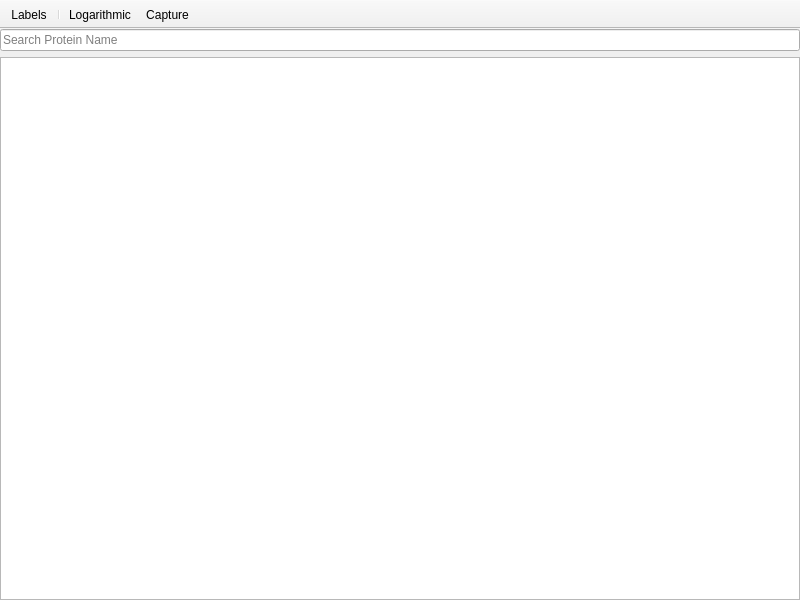
<?xml version="1.0" encoding="UTF-8"?>
<ui version="4.0">
 <class>ProfileTab</class>
 <widget class="QMainWindow" name="ProfileTab">
  <property name="geometry">
   <rect>
    <x>0</x>
    <y>0</y>
    <width>800</width>
    <height>600</height>
   </rect>
  </property>
  <property name="windowTitle">
   <string>MainWindow</string>
  </property>
  <widget class="QWidget" name="centralwidget">
   <layout class="QVBoxLayout" name="verticalLayout">
    <property name="leftMargin">
     <number>0</number>
    </property>
    <property name="topMargin">
     <number>0</number>
    </property>
    <property name="rightMargin">
     <number>0</number>
    </property>
    <property name="bottomMargin">
     <number>0</number>
    </property>
    <item>
     <widget class="QWidget" name="proteinBox" native="true">
      <layout class="QHBoxLayout" name="horizontalLayout">
       <property name="leftMargin">
        <number>0</number>
       </property>
       <property name="topMargin">
        <number>0</number>
       </property>
       <property name="rightMargin">
        <number>0</number>
       </property>
       <property name="bottomMargin">
        <number>0</number>
       </property>
       <item>
        <widget class="QLineEdit" name="protSearch">
         <property name="sizePolicy">
          <sizepolicy hsizetype="Preferred" vsizetype="Fixed">
           <horstretch>0</horstretch>
           <verstretch>0</verstretch>
          </sizepolicy>
         </property>
         <property name="placeholderText">
          <string>Search Protein Name</string>
         </property>
         <property name="clearButtonEnabled">
          <bool>true</bool>
         </property>
        </widget>
       </item>
      </layout>
     </widget>
    </item>
    <item>
     <widget class="QtCharts::QChartView" name="view">
      <property name="renderHints">
       <set>QPainter::Antialiasing|QPainter::TextAntialiasing</set>
      </property>
     </widget>
    </item>
   </layout>
  </widget>
  <widget class="QToolBar" name="toolBar">
   <property name="contextMenuPolicy">
    <enum>Qt::PreventContextMenu</enum>
   </property>
   <property name="windowTitle">
    <string>Distance Matrix Tools</string>
   </property>
   <property name="movable">
    <bool>false</bool>
   </property>
   <property name="floatable">
    <bool>false</bool>
   </property>
   <attribute name="toolBarArea">
    <enum>TopToolBarArea</enum>
   </attribute>
   <attribute name="toolBarBreak">
    <bool>false</bool>
   </attribute>
   <addaction name="actionShowLabels"/>
   <addaction name="separator"/>
   <addaction name="actionLogarithmic"/>
   <addaction name="actionSavePlot"/>
  </widget>
  <action name="actionSavePlot">
   <property name="icon">
    <iconset theme="camera-photo">
     <normaloff>.</normaloff>.</iconset>
   </property>
   <property name="text">
    <string>Capture</string>
   </property>
   <property name="toolTip">
    <string>Save the plot to SVG or PNG file</string>
   </property>
   <property name="shortcut">
    <string>Print</string>
   </property>
  </action>
  <action name="actionShowAverage">
   <property name="checkable">
    <bool>true</bool>
   </property>
   <property name="icon">
    <iconset resource="../resources/icons-custom/index.qrc">
     <normaloff>:/icons/show-average.svg</normaloff>:/icons/show-average.svg</iconset>
   </property>
   <property name="text">
    <string>Average Profile</string>
   </property>
   <property name="shortcut">
    <string>A</string>
   </property>
  </action>
  <action name="actionShowIndividual">
   <property name="checkable">
    <bool>true</bool>
   </property>
   <property name="icon">
    <iconset resource="../resources/icons-custom/index.qrc">
     <normaloff>:/icons/show-individual.svg</normaloff>:/icons/show-individual.svg</iconset>
   </property>
   <property name="text">
    <string>Individual Profiles</string>
   </property>
   <property name="shortcut">
    <string>I</string>
   </property>
  </action>
  <action name="actionShowLabels">
   <property name="checkable">
    <bool>true</bool>
   </property>
   <property name="icon">
    <iconset resource="../resources/icons-custom/index.qrc">
     <normaloff>:/icons/show-labels.svg</normaloff>:/icons/show-labels.svg</iconset>
   </property>
   <property name="text">
    <string>Labels</string>
   </property>
   <property name="toolTip">
    <string>Show Sample Labels</string>
   </property>
   <property name="shortcut">
    <string>L</string>
   </property>
  </action>
  <action name="actionLogarithmic">
   <property name="checkable">
    <bool>true</bool>
   </property>
   <property name="icon">
    <iconset resource="../resources/icons-custom/index.qrc">
     <normaloff>:/icons/logspace-off.svg</normaloff>
     <normalon>:/icons/logspace-on.svg</normalon>:/icons/logspace-off.svg</iconset>
   </property>
   <property name="text">
    <string>Logarithmic</string>
   </property>
   <property name="toolTip">
    <string>Plot data on a log10 axis</string>
   </property>
   <property name="shortcut">
    <string>Shift+L</string>
   </property>
  </action>
 </widget>
 <customwidgets>
  <customwidget>
   <class>QtCharts::QChartView</class>
   <extends>QGraphicsView</extends>
   <header location="global">QChartView</header>
  </customwidget>
 </customwidgets>
 <resources>
  <include location="../resources/icons-custom/index.qrc"/>
 </resources>
 <connections/>
</ui>
